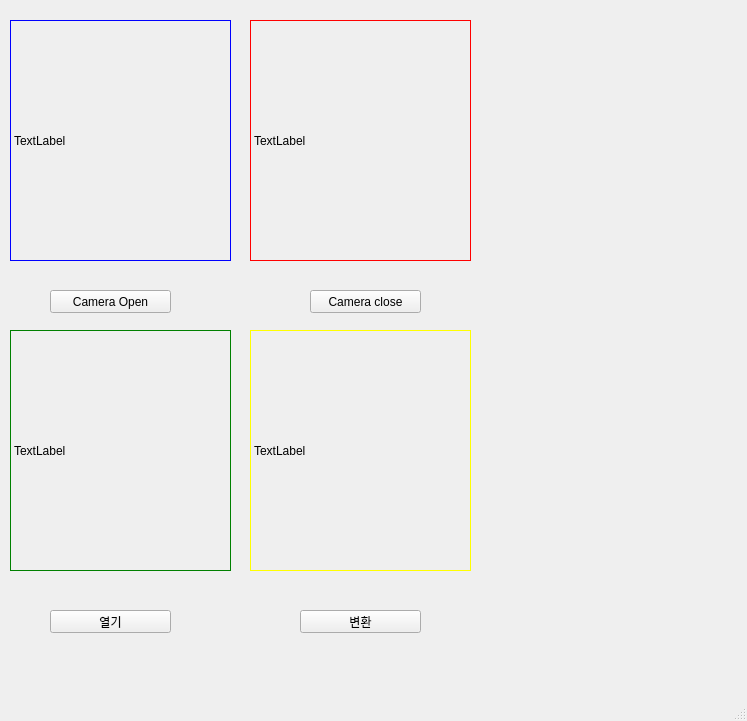
<?xml version="1.0" encoding="UTF-8"?>
<ui version="4.0">
 <class>MainWindow</class>
 <widget class="QMainWindow" name="MainWindow">
  <property name="geometry">
   <rect>
    <x>0</x>
    <y>0</y>
    <width>747</width>
    <height>721</height>
   </rect>
  </property>
  <property name="windowTitle">
   <string>MainWindow</string>
  </property>
  <widget class="QWidget" name="centralwidget">
   <widget class="QLabel" name="originvideo">
    <property name="geometry">
     <rect>
      <x>10</x>
      <y>20</y>
      <width>221</width>
      <height>241</height>
     </rect>
    </property>
    <property name="styleSheet">
     <string notr="true">border:1px solid blue</string>
    </property>
    <property name="text">
     <string>TextLabel</string>
    </property>
   </widget>
   <widget class="QPushButton" name="pushbutton2">
    <property name="geometry">
     <rect>
      <x>310</x>
      <y>290</y>
      <width>111</width>
      <height>23</height>
     </rect>
    </property>
    <property name="text">
     <string>Camera close</string>
    </property>
   </widget>
   <widget class="QPushButton" name="pushbutton">
    <property name="geometry">
     <rect>
      <x>50</x>
      <y>290</y>
      <width>121</width>
      <height>23</height>
     </rect>
    </property>
    <property name="text">
     <string>Camera Open</string>
    </property>
   </widget>
   <widget class="QLabel" name="originvideo_2">
    <property name="geometry">
     <rect>
      <x>250</x>
      <y>20</y>
      <width>221</width>
      <height>241</height>
     </rect>
    </property>
    <property name="styleSheet">
     <string notr="true">border:1px solid red</string>
    </property>
    <property name="text">
     <string>TextLabel</string>
    </property>
   </widget>
   <widget class="QWidget" name="verticalLayoutWidget">
    <property name="geometry">
     <rect>
      <x>490</x>
      <y>20</y>
      <width>221</width>
      <height>241</height>
     </rect>
    </property>
    <layout class="QVBoxLayout" name="vbox"/>
   </widget>
   <widget class="QLabel" name="imageshow">
    <property name="geometry">
     <rect>
      <x>10</x>
      <y>330</y>
      <width>221</width>
      <height>241</height>
     </rect>
    </property>
    <property name="styleSheet">
     <string notr="true">border:1px solid green</string>
    </property>
    <property name="text">
     <string>TextLabel</string>
    </property>
   </widget>
   <widget class="QPushButton" name="imageopen">
    <property name="geometry">
     <rect>
      <x>50</x>
      <y>610</y>
      <width>121</width>
      <height>23</height>
     </rect>
    </property>
    <property name="text">
     <string>열기</string>
    </property>
   </widget>
   <widget class="QPushButton" name="graychangebtn">
    <property name="geometry">
     <rect>
      <x>300</x>
      <y>610</y>
      <width>121</width>
      <height>23</height>
     </rect>
    </property>
    <property name="text">
     <string>변환</string>
    </property>
   </widget>
   <widget class="QLabel" name="graychange">
    <property name="geometry">
     <rect>
      <x>250</x>
      <y>330</y>
      <width>221</width>
      <height>241</height>
     </rect>
    </property>
    <property name="styleSheet">
     <string notr="true">border:1px solid yellow</string>
    </property>
    <property name="text">
     <string>TextLabel</string>
    </property>
   </widget>
  </widget>
  <widget class="QMenuBar" name="menubar">
   <property name="geometry">
    <rect>
     <x>0</x>
     <y>0</y>
     <width>747</width>
     <height>27</height>
    </rect>
   </property>
  </widget>
  <widget class="QStatusBar" name="statusbar"/>
 </widget>
 <resources/>
 <connections>
  <connection>
   <sender>pushbutton</sender>
   <signal>clicked()</signal>
   <receiver>MainWindow</receiver>
   <slot>Camera_Open()</slot>
   <hints>
    <hint type="sourcelabel">
     <x>127</x>
     <y>339</y>
    </hint>
    <hint type="destinationlabel">
     <x>124</x>
     <y>480</y>
    </hint>
   </hints>
  </connection>
  <connection>
   <sender>pushbutton2</sender>
   <signal>clicked()</signal>
   <receiver>MainWindow</receiver>
   <slot>Camera_close()</slot>
   <hints>
    <hint type="sourcelabel">
     <x>310</x>
     <y>339</y>
    </hint>
    <hint type="destinationlabel">
     <x>296</x>
     <y>499</y>
    </hint>
   </hints>
  </connection>
  <connection>
   <sender>imageopen</sender>
   <signal>clicked()</signal>
   <receiver>MainWindow</receiver>
   <slot>display_image()</slot>
   <hints>
    <hint type="sourcelabel">
     <x>129</x>
     <y>651</y>
    </hint>
    <hint type="destinationlabel">
     <x>132</x>
     <y>676</y>
    </hint>
   </hints>
  </connection>
  <connection>
   <sender>graychangebtn</sender>
   <signal>clicked()</signal>
   <receiver>MainWindow</receiver>
   <slot>convert_to_gray()</slot>
   <hints>
    <hint type="sourcelabel">
     <x>305</x>
     <y>649</y>
    </hint>
    <hint type="destinationlabel">
     <x>325</x>
     <y>682</y>
    </hint>
   </hints>
  </connection>
 </connections>
 <slots>
  <slot>Camera_Open()</slot>
  <slot>Camera_close()</slot>
  <slot>display_image()</slot>
  <slot>convert_to_gray()</slot>
 </slots>
</ui>
